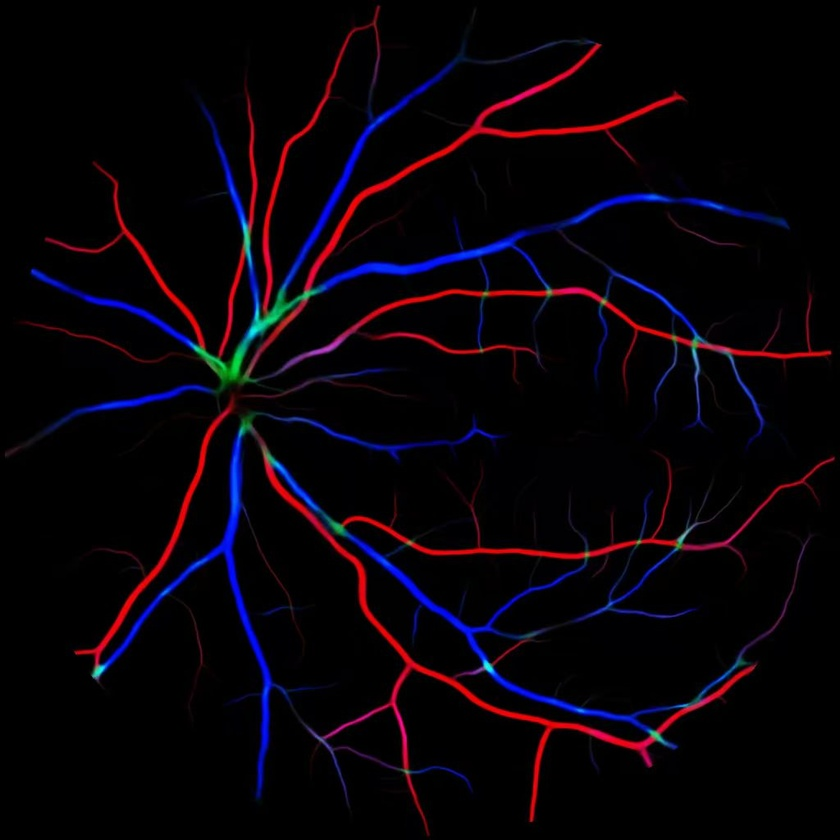
#> input picture examples/input/087603eb7ad1f0b1903dd1ed9b93513f.jpg, 840 x 840 px, shrunk from 1024 x 1024 before the run; its folder holds only this picture in this run
$ python gradient_av.py -i examples/input/087603eb7ad1f0b1903dd1ed9b93513f.jpg -o out
#> lines starting #> are read from the running program, lines starting #| are printed output that depends on the picture; after the words box and inside, x2 and y2 are one past the last pixel; in counts of white or black regions, pixels touching at a corner belong together
#> in imread_unicode, returned value is the input picture: shape (840, 840, 3); mean B, G, R 9.3, 2.8, 8.3
#!/usr/bin/env python
"""
GradientAV - Gradient-Preserving Retinal Artery-Vein Classification

A post-processing tool for retinal vessel segmentation that converts neural
network predictions into standardized artery-vein classification maps.

Core Innovation: Preserve original gradient information instead of binarization,
achieving naturally smooth vessel edges without shape distortion.

Author: Changhuaishui
License: MIT
"""
import argparse
import cv2
import numpy as np
from pathlib import Path


def gradient_av_convert(img_bgr, min_intensity=5):
    """
    Gradient-Preserving Artery-Vein Classification

    Instead of binarizing then smoothing, we preserve the original gradient
    information from neural network outputs.

    Args:
        img_bgr: Input BGR image (neural network prediction)
        min_intensity: Minimum intensity threshold for vessel detection

    Returns:
        result: Output image (red=artery, blue=vein, black=background)
        stats: Dictionary containing artery/vein percentage statistics
    """
#> called with min_intensity = 5
    # Extract HSV channels
    hsv = cv2.cvtColor(img_bgr, cv2.COLOR_BGR2HSV)
#> hsv: shape (840, 840, 3); mean H, S, V 47, 102.4, 15.6
    h = hsv[:, :, 0].astype(np.float32)  # Hue [0, 180]
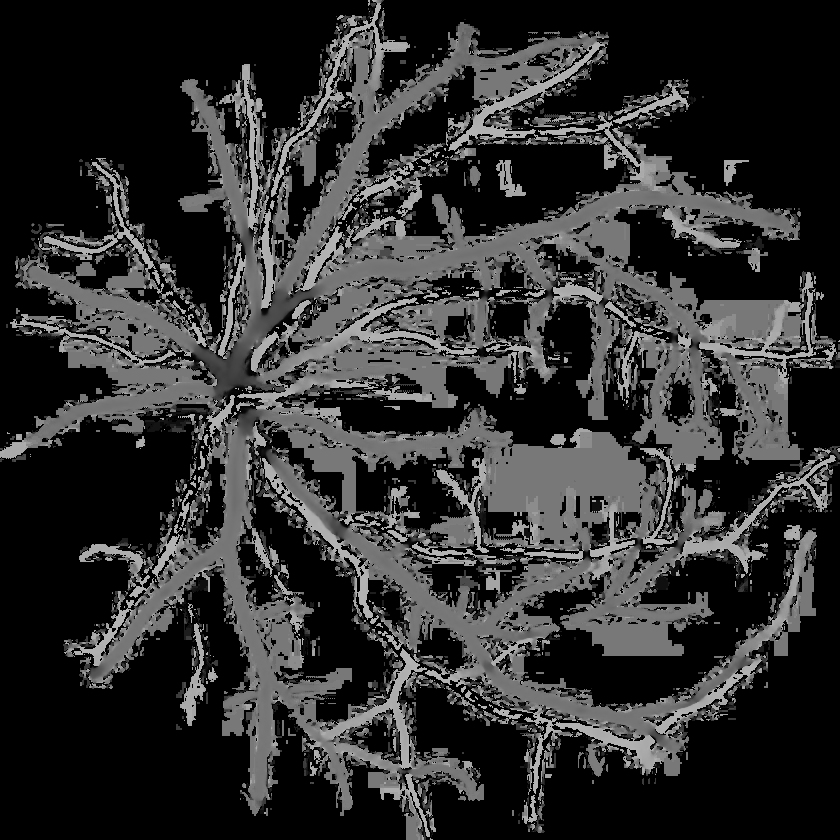
#> h: shape (840, 840) float32; min 0, max 179, mean 47
    v = hsv[:, :, 2].astype(np.float32)  # Value [0, 255]

    # Normalize brightness to [0, 1]
    v_norm = v / 255.0

    # Soft vessel mask (preserves gradient, no hard binarization)
    vessel_mask = v_norm * (v > min_intensity).astype(np.float32)

    # Hue-based classification
    # Artery: red hues (h < 30 or h > 140)
    # Vein: blue/cyan hues (30 <= h <= 140)
    artery_weight = np.where((h < 30) | (h > 140), 1.0, 0.0)
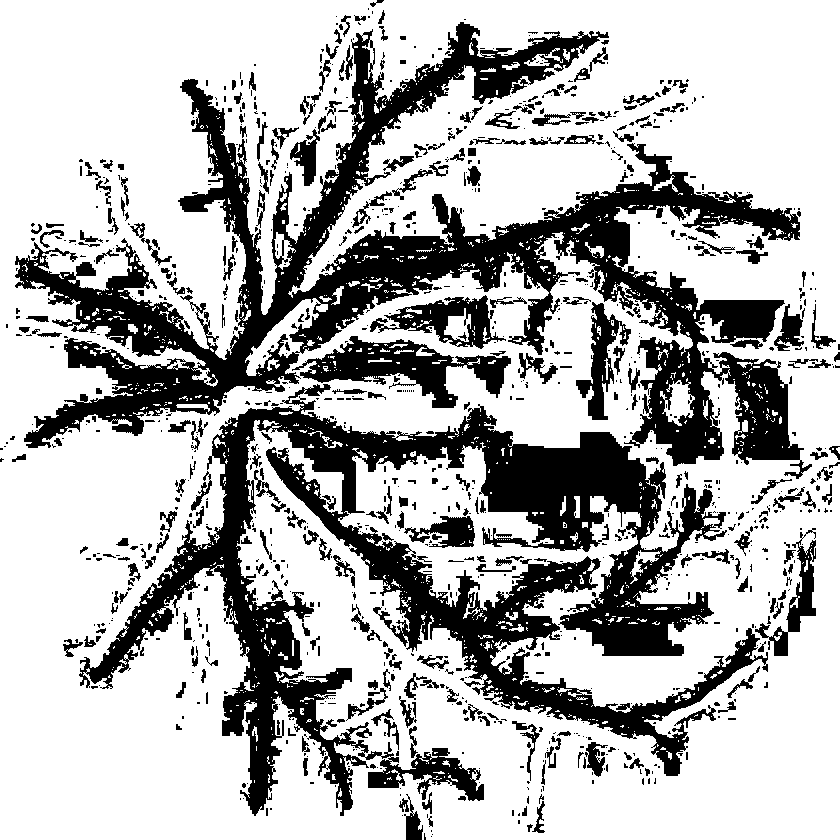
#> artery_weight: shape (840, 840) float64; values 0 (black) and 1 (white), 71% white; 1123 black regions (776 under 20 px), largest, box (x1, y1, x2, y2) and area: (15, 22, 812, 479) 82413, (79, 384, 768, 816) 79035, (292, 336, 511, 408) 5989
    vein_weight = np.where((h >= 30) & (h <= 140), 1.0, 0.0)

    # Smooth transition at hue boundaries
    transition_low = np.clip((30 - h) / 10, 0, 1)   # Gradient near h=30
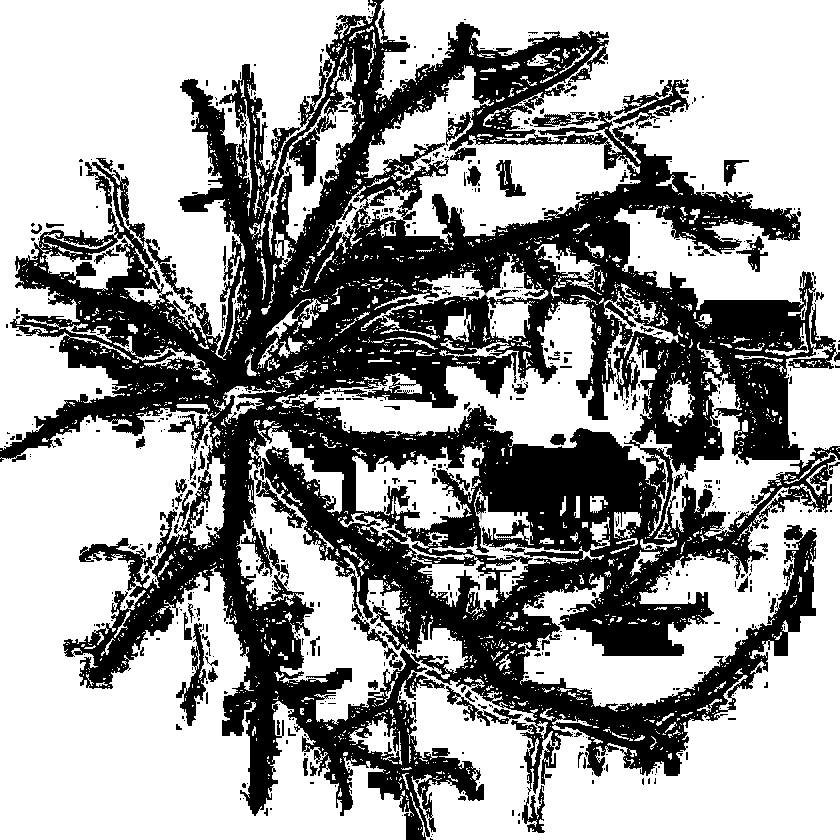
#> transition_low: shape (840, 840) float32; min 0, max 1, mean 0.62
    transition_high = np.clip((h - 140) / 10, 0, 1)  # Gradient near h=140
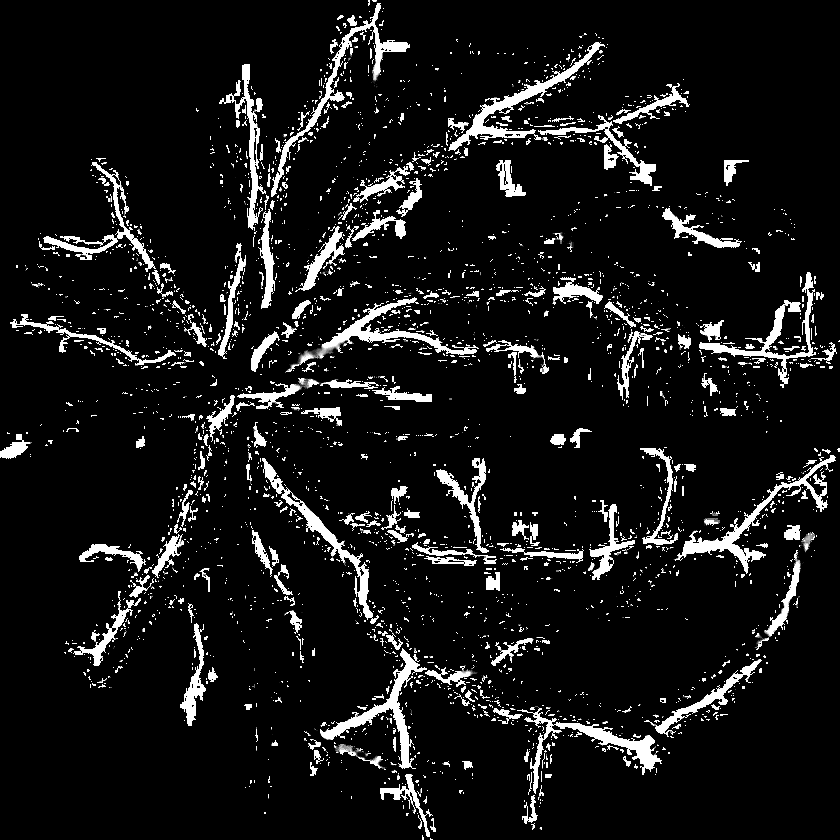
#> transition_high: shape (840, 840) float32; min 0, max 1, mean 0.0876

    artery_weight = np.maximum(artery_weight, transition_low)
    artery_weight = np.maximum(artery_weight, transition_high)
    vein_weight = 1 - artery_weight

    # Apply vessel mask with gradient modulation
    artery_intensity = vessel_mask * artery_weight
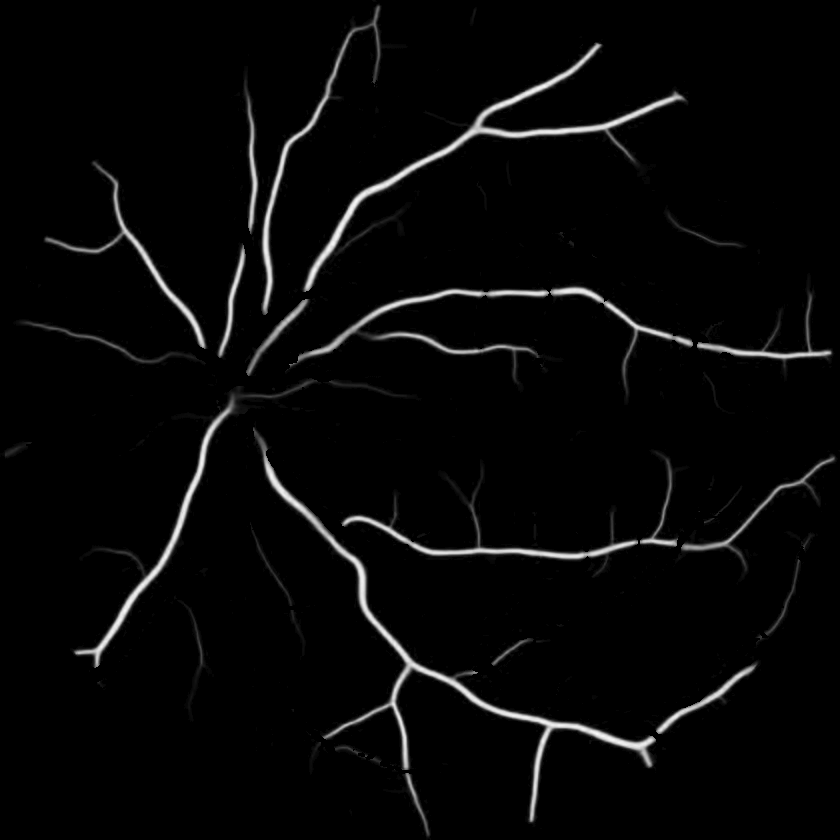
#> artery_intensity: shape (840, 840) float64; min 0, max 0.976, mean 0.0284
    vein_intensity = vessel_mask * vein_weight
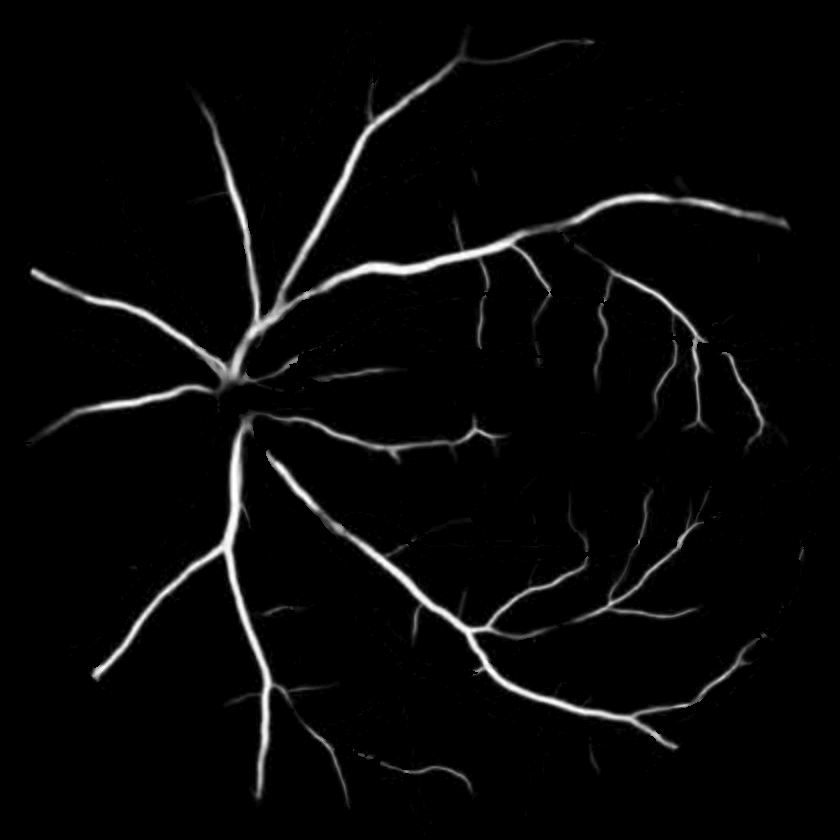
#> vein_intensity: shape (840, 840) float64; min 0, max 1, mean 0.0299

    # Create output image using original brightness gradient
    result = np.zeros_like(img_bgr, dtype=np.float32)
    result[:, :, 2] = artery_intensity * 255  # Red channel (artery)
#> result: shape (840, 840, 3) float32; mean H, S, V 0, 0, 7.2
    result[:, :, 0] = vein_intensity * 255    # Blue channel (vein)
#> result: shape (840, 840, 3) float32; mean H, S, V 7.6, 0, 7.2

    result = np.clip(result, 0, 255).astype(np.uint8)
#> result: shape (840, 840, 3); mean H, S, V 7.6, 0, 7.2

    # Calculate statistics
    total = img_bgr.shape[0] * img_bgr.shape[1]
#> total = 705600
    stats = {
        'artery': np.sum(artery_intensity > 0.5) / total * 100,
        'vein': np.sum(vein_intensity > 0.5) / total * 100,
    }
#> stats = {'artery': 2.52, 'vein': 2.41}

    return result, stats


def create_comparison(original, converted):
    """Create side-by-side comparison image"""
    h, w = original.shape[:2]
    gap = 20
    canvas = np.zeros((h + 40, w * 2 + gap, 3), dtype=np.uint8)
    canvas[40:40+h, :w] = original
    canvas[40:40+h, w+gap:] = converted

    font = cv2.FONT_HERSHEY_SIMPLEX
    cv2.putText(canvas, 'Input', (w//2-30, 30), font, 0.8, (255, 255, 255), 2)
    cv2.putText(canvas, 'GradientAV', (w+gap+w//2-60, 30), font, 0.8, (255, 255, 255), 2)

    return canvas


def imread_unicode(path):
    """Read image with unicode path support"""
    return cv2.imdecode(np.fromfile(str(path), dtype=np.uint8), cv2.IMREAD_COLOR)


def imwrite_unicode(path, img):
    """Write image with unicode path support"""
    ext = Path(path).suffix
    cv2.imencode(ext, img)[1].tofile(str(path))


def process_file(input_path, output_path, compare=False, **kwargs):
    """Process a single image file"""
    img = imread_unicode(input_path)
    if img is None:
        print(f"[ERROR] Cannot read: {input_path}")
        return False

    result, stats = gradient_av_convert(img, **kwargs)
#> stats = {'artery': 2.52, 'vein': 2.41}
    output_img = create_comparison(img, result) if compare else result
    imwrite_unicode(output_path, output_img)

    print(f"[OK] {input_path.name}")
    print(f"     Artery: {stats['artery']:.2f}% | Vein: {stats['vein']:.2f}%")
    return True


def main():
    parser = argparse.ArgumentParser(
        description='GradientAV - Gradient-Preserving Retinal Artery-Vein Classification',
        formatter_class=argparse.RawDescriptionHelpFormatter,
        epilog="""
Examples:
  Single file:    python gradient_av.py -i input.png -o output.png
  Batch process:  python gradient_av.py -i ./input_dir -o ./output_dir
  With compare:   python gradient_av.py -i input.png -o output.png -c
        """
    )
    parser.add_argument('--input', '-i', required=True,
                        help='Input file or directory')
    parser.add_argument('--output', '-o', required=True,
                        help='Output file or directory')
    parser.add_argument('--compare', '-c', action='store_true',
                        help='Generate side-by-side comparison')
    parser.add_argument('--min-intensity', '-m', type=int, default=5,
                        help='Minimum intensity threshold (default: 5)')

    args = parser.parse_args()

    input_path = Path(args.input)
    output_path = Path(args.output)
    kwargs = {'min_intensity': args.min_intensity}

    if input_path.is_file():
        process_file(input_path, output_path, args.compare, **kwargs)
    elif input_path.is_dir():
        output_path.mkdir(parents=True, exist_ok=True)
        extensions = ['*.png', '*.jpg', '*.jpeg', '*.bmp', '*.tif', '*.tiff']
        files = []
        for ext in extensions:
            files.extend(input_path.glob(ext))

        if not files:
            print(f"[WARNING] No image files found in {input_path}")
            return

        print(f"Processing {len(files)} files...")
        for img_file in sorted(files):
            out_file = output_path / img_file.name
            process_file(img_file, out_file, args.compare, **kwargs)
        print(f"\nDone! Output saved to {output_path}")
    else:
        print(f"[ERROR] Input path does not exist: {input_path}")


if __name__ == '__main__':
#> (the run stopped early here; a loop or call above may not have finished)

$ run again, on examples/input/190a7c026e0b6fc5969e9607770f5030.jpg
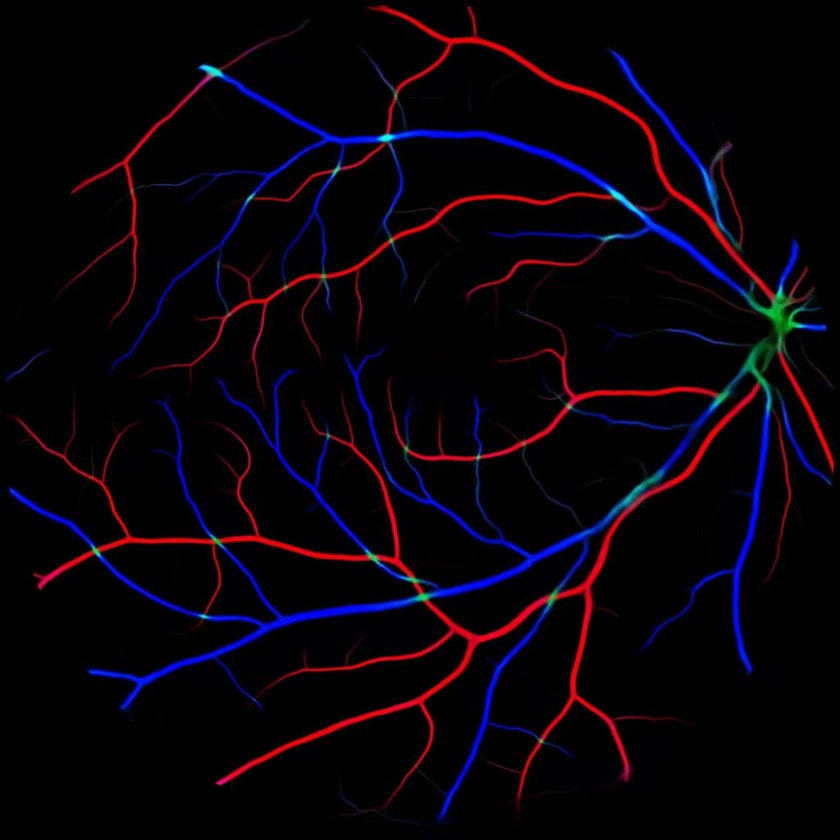
#> input picture examples/input/190a7c026e0b6fc5969e9607770f5030.jpg, 840 x 840 px, shrunk from 1024 x 1024 before the run
#> in imread_unicode, returned value is the input picture: shape (840, 840, 3); mean B, G, R 10.2, 2.6, 8.4
#> hsv: shape (840, 840, 3); mean H, S, V 48.1, 108.8, 16.8
#> in gradient_av_convert, `artery_weight = np.where((h < 30) | (h > 140), 1.0, 0.0)`:
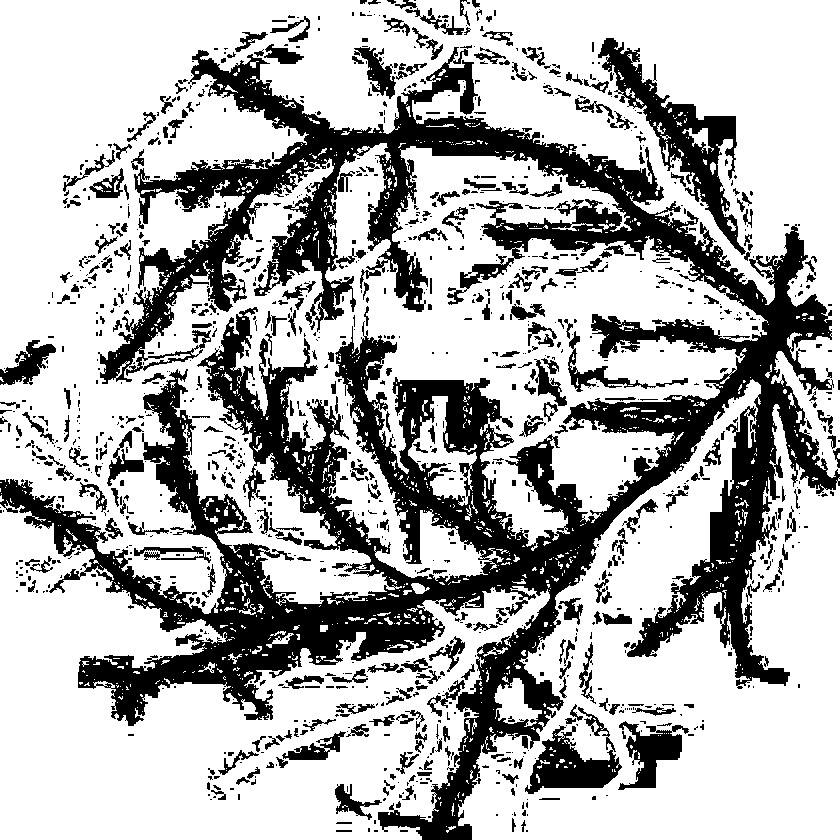
#> artery_weight: shape (840, 840) float64; values 0 (black) and 1 (white), 70.2% white; 1281 black regions (890 under 20 px), largest, box (x1, y1, x2, y2) and area: (0, 47, 840, 840) 160974, (598, 38, 746, 255) 7306, (525, 707, 622, 794) 3390
#> in gradient_av_convert, `vein_intensity = vessel_mask * vein_weight`:
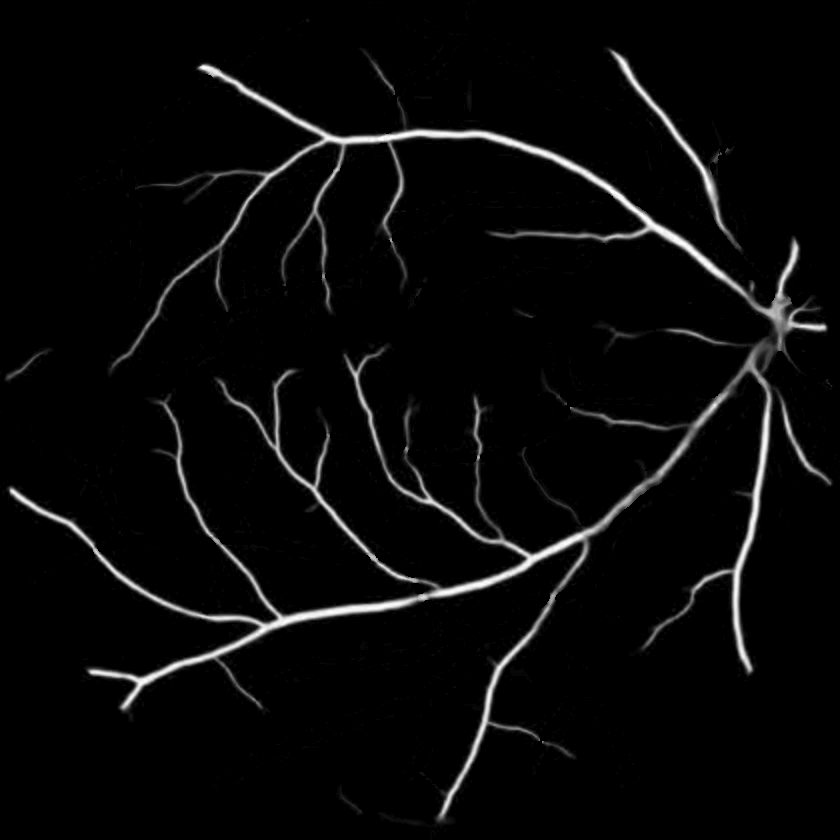
#> vein_intensity: shape (840, 840) float64; min 0, max 1, mean 0.0339
#> in gradient_av_convert, `stats = { 'artery': np.sum(artery_intensity > 0.5) / total * 100, 'vei..`: stats = {'artery': 2.5, 'vein': 2.79}
